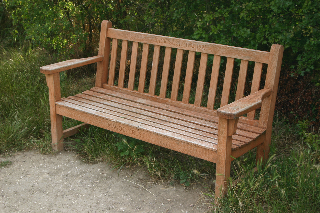
%> input picture imgs/color_transfer/14_20_s.bmp, 320 x 213 px, given in place of 3.jpg, which was not available
$ octave demo_fusion.m   (GNU Octave 9; MATLAB toolbox functions it lacks are replaced by stand-ins)
%> lines starting %> are read from the running program, lines starting %| are printed output that depends on the picture; pictures that were not available may be replaced by others from this repository, and a replacement may not be noted
### do_lab.m
function [matchB2A_img,A_orig,B_orig]  = do_lab(fileNameA,fileNameB,showFlag)
%> called with fileNameA = 'imgs/fusion/1/3.jpg', fileNameB = 'imgs/fusion/1/2.jpg'

if nargin < 3
    showFlag = 0;
end
%% input images
% [6 lines of commented-out code are left out]
imgNames = {fileNameA,fileNameB};
nameA = fileNameA(1:end-4); nameB = fileNameB(1:end-4);
%% parameter setup
run('vlfeat-0.9.16/toolbox/vl_setup')
%> (this line was passed over: vl_setup is not available in this run)
addpath('features');
addpath('dicts');
addpath('others');

alpha0 = 1;
alpha = 5;
is_pixelmatch = 0;
is_pixelmatch_n = 1;
t00=clock;

I_rgb_A = imread(fileNameA);
%> I_rgb_A is the input picture: size 213x320x3 uint8; mean R, G, B 99.3, 92.1, 64.6
if strcmp(fileNameA(end-2:end),'tif')
    I_rgb_A=uint8(I_rgb_A/255);
end
I_rgb_B = imread(fileNameB);
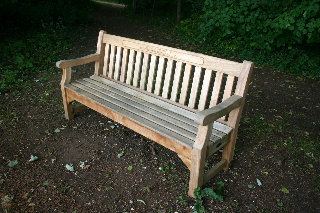
%> input picture imgs/color_transfer/14_14_s.bmp, 320 x 213 px, given in place of 2.jpg, which was not available
%> I_rgb_B is the input picture: size 213x320x3 uint8; mean R, G, B 67.4, 69.8, 55.4
if strcmp(fileNameB(end-2:end),'tif')
	I_rgb_B=uint8(I_rgb_B/255);
end
rf = max(max(size(I_rgb_A)))  / 640;
%> rf = 0.5
if (rf > 1)
    scale = 1.0/rf;
    disp('source image is too big. resize automatically.')
%     Src = imresize(Src, 1.0/rf);
%     Ref = imresize(Ref, 1.0/rf);
    I_rgb_A = imresize(I_rgb_A,scale);
    I_rgb_B = imresize(I_rgb_B,scale);
end

%% extract SIFT
t0 = clock;
pca_basis = [];
sift_size = 4;

[sift1, bbox1] = ExtractSIFT_WithPadding(I_rgb_A, pca_basis, sift_size);
[sift2, bbox2] = ExtractSIFT_WithPadding(I_rgb_B, pca_basis, sift_size);
% [4 lines of commented-out code are left out]
A_orig = I_rgb_A;
B_orig = I_rgb_B;

fprintf('Extract SIFT: %f\n',etime(clock,t0));
%% Calculate the superpixels and features
[hA,wA,dA] = size(I_rgb_A);
[hB,wB,dB] = size(I_rgb_B);
set_options;
opts.seg_method = 'slic';% 'felz';%
opts.slic_region_size =20; % default 20

% I_rgb_A = imresize(I_rgb_A,scale);
lab_A  = colorspace('Lab<-', I_rgb_A);
[ spA,K_A,feaA,feaS_A,labelA ] = cal_sp_feature_sift( lab_A ,fileNameA,sift1,opts );% cal

% I_rgb_B = imresize(I_rgb_B,[hA,wA]);
% I_rgb_B = imresize(I_rgb_B,scale);
lab_B  = colorspace('Lab<-', I_rgb_B);
[ spB,K_B,feaB,feaS_B,labelB] = cal_sp_feature_sift( lab_B ,fileNameB,sift2,opts );

max_iter = 1;
iters = 1;
origin_feaA = feaA;
while iters<=max_iter
    %% Calculate the distances of all superpixels pairs between two images


%         t0 = clock;
        Distance_c = sqdist(feaA',feaB');
        Distance_sift = sqdist(feaS_A',feaS_B');
        Distance = alpha0*Distance_c+alpha*Distance_sift;
%         fprintf('Calculate similarity scores of \n all superpixels pairs: %f\n',etime(clock,t0));

    %% Calculate the candidate superpixel set for image A from image B

    [~,ind]=min(Distance,[],2);

    nA = length(spA);  nB = length(spB);
        % center cordinate of each superpixel
    spA_center = zeros(nA,2); spB_center = zeros(nB,2);
    for i = 1:nA
        spA_center(i,:)= mean(spA{i}.pixels,1);
    end
    for i = 1:nB
        spB_center(i,:)= mean(spB{i}.pixels,1);
    end

    final_sp_match = ind(:,1);
        % display the result of superpixel matching
        if showFlag
            displaySuperpixelMatching(I_rgb_A,I_rgb_B,spA,spB,final_sp_match,spA_center,spB_center);
        end
    %% global color mapping
    scores = cal_consistence_sp(feaA,spA_center,spB_center,final_sp_match,spA);
    [~,ind_s] = sort(scores);
    n_cand = ceil(nA*0.5);
    candinate1 = ind_s(1:n_cand);
    candinate2 = final_sp_match(candinate1);
    % [8 lines of commented-out code are left out]
    for channel = 1 : 3 % R, G, B
        eval(['paraMat_' num2str(channel) '  = InterSpline_lab( origin_feaA, feaB, candinate1,candinate2, channel );']);
    end
    newfeaA(:, 1) = ppval(paraMat_1, origin_feaA(:, 1)/100.0)*100;
    newfeaA(:, 2) = ppval(paraMat_2, (origin_feaA(:, 2)+128)/255)*255-128;
    newfeaA(:, 3) = ppval(paraMat_3, (origin_feaA(:, 3)+128)/255)*255-128;

    % [27 lines of commented-out code are left out]
    error = feaB(final_sp_match,:)-newfeaA;
    error = mean(sqrt(sum(error.^2,2)));
    if  error<7
        fprintf('error is: %f\n',error);
        break
    else
        fprintf('error is: %f\n',error);
        feaA = newfeaA;
        alpha = alpha*0.5;
        iters = iters+1;
    end
end

%% 使用映射后的颜色特征 重新计算超像素匹配
        Distance_c = sqdist(feaA',feaB');
%         Distance_sift = sqdist(feaS_A',feaS_B');
        Distance = alpha0*Distance_c+1*alpha*Distance_sift;
        [~,ind]=min(Distance,[],2);
        final_sp_match = ind(:,1);
%% 计算映射后的源图
% figure,imshow([A,newA,B]);
% A = I_rgb_A; B = I_rgb_B;
A = lab_A; B = lab_B;
% Test display
if showFlag
    t_xx = 0 : 0.05 : 1;
    t_yyr = ppval(paraMat_1, t_xx);
    t_yyg = ppval(paraMat_2, t_xx);
    t_yyb = ppval(paraMat_3, t_xx);


    figure;
    hold on
    plot(t_xx, t_yyr, 'r','LineWidth',3);%, t_xx, t_yyg, 'g','LineWidth',4,  t_xx, t_yyb, 'b','LineWidth',4 );
    plot(t_xx, t_yyg, 'g','LineWidth',3);
    plot(t_xx, t_yyb, 'b','LineWidth',3);
    hold off

end

% Color transfer
% A = double(A) / 255;
newA = A;
newA(:, :, 1) = ppval(paraMat_1, A(:, :, 1)/100.0)*100;
newA(:, :, 2) = ppval(paraMat_2, (A(:, :, 2)+128)/255)*255-128;
newA(:, :, 3) = ppval(paraMat_3, (A(:, :, 3)+128)/255)*255-128;

% B = double(B) / 255;
fprintf('all time: %f\n',etime(clock,t00));
% figure,imshow([A, newA, B]);
% % imwrite(newA, [fileNameA(1:end-4) '_gm_result.png']);
% % A = A*255; newA = newA*255;
A  = colorspace('RGB<-Lab', A);
newA  = colorspace('RGB<-Lab', newA);
B = colorspace('RGB<-Lab', B);
if showFlag
    figure,imshow([newA]);
    % figure,imshow([A, newA, B]);
    imwrite(newA, [fileNameA(1:end-4) '_map.png']);
end
% %% Pixel-wise match (minization of distance)
matchB2A = zeros(hA,wA,2);
matchB2A_img = zeros(hA,wA,dA);

if is_pixelmatch
tic
I_rgb_A = newA*255;
%只使用图A超像素的最近邻 作为候选超像素

for i = 1:nA
    pixels1 = spA{i}.pixels;
    pixels2 = spB{final_sp_match(i)}.pixels;
    n1 = size(pixels1,1); n2 = size(pixels2,1);
    vector1 = zeros(n1,dA); vector2 = zeros(n2,dB);
    t0 = clock;
    for j = 1:n1
        vector1(j,:) = I_rgb_A(pixels1(j,1),pixels1(j,2),:);
    end
    for j = 1:n2
        vector2(j,:) = I_rgb_B(pixels2(j,1),pixels2(j,2),:);
    end

    if i == 1
    fprintf('Calculate the distance matrix \nof pixels in each superpixel: %f\n',etime(clock,t0));
    end
    dist_v1v2 = sqdist(double(vector1)',double(vector2)');

    [~,ind_min] = min(dist_v1v2,[],2);

%     ind_min=vl_kdtreequery(vl_kdtreebuild(double(vector2)'),double(vector2)',double(vector1)','NUMNEIGHBORS',1,'MAXNUMCOMPARISONS',2);
%     ind_min = ind_min';
    for j = 1:size(pixels1)
        sub1 = pixels1(j,:);
        sub2 = pixels2(ind_min(j),:);
        matchB2A(sub1(1),sub1(2),:) = sub2;
        matchB2A_img(sub1(1),sub1(2),:) = I_rgb_B(sub2(1),sub2(2),:);
    end
end
toc
if showFlag
     figure,imshow(uint8(matchB2A_img));

     resultpath = [fileNameA(1:end-4),'_pm1.png'];
    imwrite(uint8(matchB2A_img),resultpath);
end

end

% 使用图A的超像素及其相邻的超像素 它们所对应的图B中的最近邻 作为候选的像素集
if is_pixelmatch_n
tic
I_rgb_A = newA*255;
for i = 1:nA

    if i==1
%         t1 = clock;
        tic
    end
    sp1 = spA{i};
    pixels1 = sp1.pixels;
    n1 = size(pixels1,1);% vector1 = zeros(n1,dA);vector1s = zeros(n1,128);
    for j = 1:n1
        vector1(j,:) = I_rgb_A(pixels1(j,1),pixels1(j,2),:);
%         vector1s(j,:) = sift1(pixels1(j,1),pixels1(j,2),:);
    end

    neighbors = sp1.neighbors;
    neighbors = [i,neighbors];
    candidate = final_sp_match(neighbors');

    count = 1; vector2=[]; pixels2 = [];vector2s=[];
    for k = 1:length(candidate)
        pixels_t = spB{candidate(k)}.pixels;
        pixels2 = [pixels2;pixels_t];
        n2 = size(pixels_t,1);
        for j = 1:n2
            vector2(count,:) = I_rgb_B(pixels_t(j,1),pixels_t(j,2),:);
%             vector2s(count,:) = sift2(pixels_t(j,1),pixels_t(j,2),:);
            count = count+1;
        end
    end

    if i == 1
        toc
%         fprintf('Calculate the distance matrix \nof pixels in each superpixel: %f\n',etime(clock,t1));
    end
    if i==1
%         t2=clock;
        tic
    end
%     dist_v1v2c = sqdist(double(vector1)',double(vector2)');
%     dist_v1v2s = sqdist(double(vector1s)',double(vector2s)');
%     dist_v1v2 = alpha0*dist_v1v2c+alpha*dist_v1v2s;
    dist_v1v2 = sqdist(double(vector1)',double(vector2)');
    [~,ind_min] = min(dist_v1v2,[],2);
%     ind_min=vl_kdtreequery(vl_kdtreebuild(double(vector2)'),double(vector2)',double(vector1)','NUMNEIGHBORS',1,'MAXNUMCOMPARISONS',2);
%     ind_min = ind_min';
    if i == 1
        toc
%         fprintf('Calculate the distance matrix \nof pixels in each superpixel: %f\n',etime(clock,t2));
    end
    if i ==1
%         t3=clock;
        tic
    end
    for j = 1:size(pixels1)
        sub1 = pixels1(j,:);
        sub2 = pixels2(ind_min(j),:);
        matchB2A(sub1(1),sub1(2),:) = sub2;
        matchB2A_img(sub1(1),sub1(2),:) = I_rgb_B(sub2(1),sub2(2),:);
    end
    if i == 1
        toc
%         fprintf('Calculate the distance matrix \nof pixels in each superpixel: %f\n',etime(clock,t3));
    end
end

toc
if showFlag
     figure,imshow(uint8(matchB2A_img));
     resultpath = [fileNameA(1:end-4),'_pm.png'];
    imwrite(uint8(matchB2A_img),resultpath);
end

end

A = A;
im_r = matchB2A_img/255.0;
    error = cal_error(A,im_r);
        fprintf('The mean error is: %f\n',error);
        matchB2A_img = uint8(matchB2A_img);
end
% [52 lines of commented-out code are left out]
%% pixel-wise match between superpixels

### ExtractSIFT_WithPadding.m
function [sift1, mag1] = ExtractSIFT_WithPadding(im1, pca_basis, sift_size)
%> called with pca_basis = [], sift_size = 4

if ( nargin <= 2)
    sift_size = 4;
end

if  (ndims(im1) == 3 )
    im1 = rgb2gray(im1);
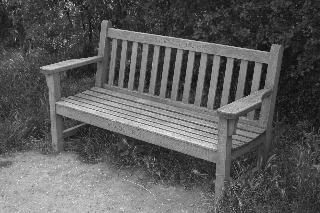
%> im1: size 213x320 uint8; min 11, max 250, mean 91.1
end
im1 = single(im1);
%> im1: size 213x320 single


% pad
pad_size = ceil(1 + 3/2 * sift_size);
[h0,w0,~] = size(im1);
%> h0 = 213; w0 = 320
im1 = padarray(im1, [pad_size, pad_size], 'replicate', 'both');
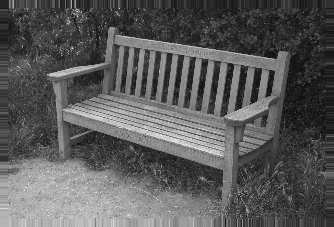
%> im1: size 227x334 single; min 11, max 250, mean 90.2
pad_lx = pad_size + 1;
pad_ty = pad_size + 1;

% Extract SIFT
%> the run ends on the next line
[f1, sift1] = vl_dsift(im1, 'step', 1, 'size', sift_size, 'norm', 'FloatDescriptors', 'fast');
if ( ~isempty(pca_basis) ) % dimensionality reduction
    sift1 = pca_basis'*sift1;
end

% Formatting
x1 = unique(f1(1,:));
y1 = unique(f1(2,:));
width1 = numel(x1);
height1 = numel(y1);
sift1 = reshape(sift1', [height1, width1, size(sift1,1)]);
mag1 = reshape(f1(3,:), [height1, width1]);

lx = min(f1(1,:));
ty = min(f1(2,:));
blx = pad_lx - lx + 1;
bty = pad_ty - ty + 1;

% cut -- back to original image
sift1 = sift1(bty : bty + h0-1, blx : blx + w0-1, :);
mag1 = mag1(bty : bty + h0-1, blx : blx + w0-1);

### demo_fusion.m
close all
clear

dataPath = 'imgs/fusion/';
dataName = '1';%'HappyHour';%'Dome';
fileNameA = [dataPath,dataName,'/3.jpg'];%'imgs/ArchSequence/A_3_02.jpg';%'01a.png'; % 'imgs/co_seg/14_20_s.bmp';%'imgs/dataset/cliffs1_-2.jpg';%'imgs/image_0001.jpg';%'imgs/frame0.jpg';%
fileNameB = [dataPath,dataName,'/2.jpg'];%'01b.png'; %'imgs/co_seg/14_14_s.bmp';%'imgs/dataset/cliffs1_0.jpg';'imgs/image_0082.jpg';%'imgs/frame1.jpg';%
fileNameC = [dataPath,dataName,'/4.jpg'];

[matchB2A_img imgA] = do_lab(fileNameA,fileNameB);
